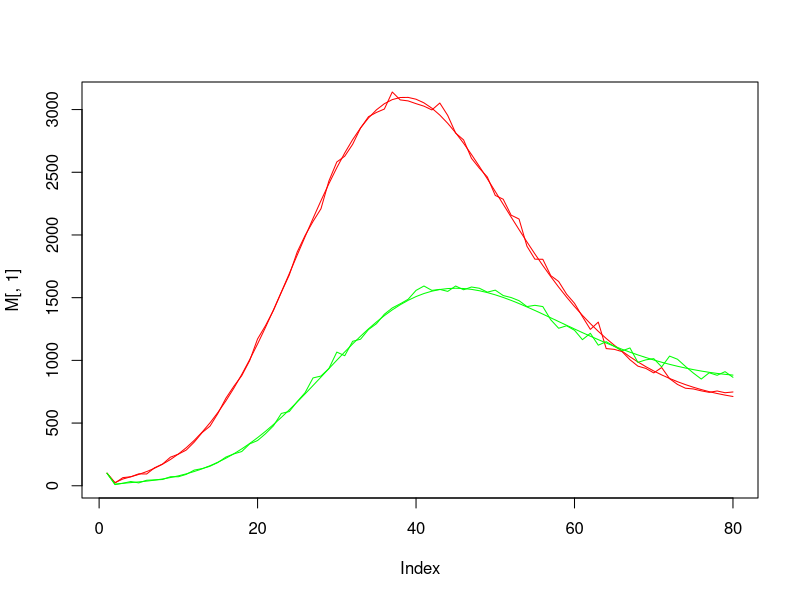
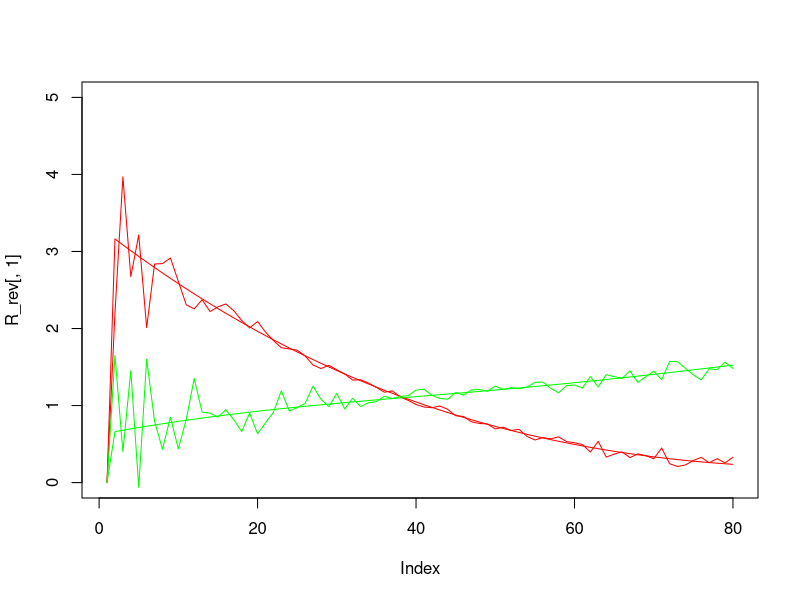

Write R code to recreate these figures, in order.
## code to prepare ALL datasets goes here


si_shape <- 2       ## shape parameter for serial interval assuming gamma distribution
si_rate  <- 0.5     ## rate parameter for serial interval assuming gamma distribution

w <- sapply(1:14, function(x){
  pgamma(x, si_shape, si_rate) - pgamma(x-1, si_shape, si_rate)
})

w <- w/sum(w)

Ra <- function(t) {
  tt = (20*cos(t/500) + (0.8*t - 50)^2 - (0.115 * t)^3)/1000 + 0.8
  tt_out <- ifelse(tt < 0.3, 0.3, tt)
  return(tt_out)
}
Rb <- function(t) {
  tt = (30*cos(t/500) + (0.6*t - 50)^2 - (0.15 * t)^3)/1000 + 0.7
  tt_out <- ifelse(tt < 0.3, 0.3, tt)
  return(tt_out)
}

Ra <- function(t) (20*cos(t/500) + (0.8*t - 50)^2 - (0.115 * t)^3)/1000 + 0.8
Rb <- function(t) (30*sin(t/150) + cos(t/20) - (t/50)^2)/8 - 0.006*t + 0.5

tmax <- 80

Rmatrix = cbind(Ra(1:tmax), Rb(1:tmax))
head(Rmatrix)

M <- matrix(NA, nrow = tmax, ncol = 2)
N <- matrix(NA, nrow = tmax, ncol = 2)
R_rev <- matrix(NA, nrow = tmax, ncol = 2)
R_this <- matrix(NA, nrow = tmax, ncol = 2)

# initialize
t = 1
R_rev[t, ] <- 1e-5
R_this[t, ] <- 1e-5
M[t, ] <- 100
N[t, ] <- 100
J <- 2
S <- length(w)

# P <- matrix(c(0.8, 0.2, 0.1,
#               0.15, 0.6, 0.3,
#               0.05, 0.2, 0.6), 3)

P <- matrix(c(0.8, 0.4,
              0.2, 0.6), 2)

# P <- matrix(c(0.99, 0.01,
#               0.01, 0.99), 2)

P
set.seed(123)

for(t in 2:tmax) {

  # what are the boundaries of tau
  tau_end = min(S, t - 1)

  ## FIRST YOU CAN CALCULATE THE INNER
  # dim(Rmatrix[t, ])
  #inner_vec2 <- as.matrix(rep(Rmatrix[t, ],ta) %*% M[t - 1:tau_end, 1] %*% w[1:tau_end]

  ## need to repeat this
  #J = 1

  RR <- diag(Rmatrix[t, ])
  RR

  ## MM is m(t - 1), ..., m(1)
  ## where rows are regions
  ## and columns are time
  if(t == 2) {
    MM <- as.matrix(M[t - 1:tau_end, ])
  } else {
    MM <- t(as.matrix(M[t - 1:tau_end, ]))
  }
  MM
  WW <-  as.matrix(w[1:tau_end])

  inner_vec <- RR %*% MM %*% WW

  # Rmatrix[t, ]
  # RR <- matrix(rep(Rmatrix[t, ],times = tau_end), ncol = tau_end)
  # RR
  # RR %*% M[t - 1:tau_end, ]
  #
  # inner_vec = vector("numeric", J)
  # inner_vec[1:J] <- 0
  # ##
  # for(jx in 1:J) {
  #
  #   ## FOR EACH jx CALCULATE THE SUM
  #   for(tau in 1:tau_end) {
  #     inner_vec[jx] = inner_vec[jx] + Rmatrix[t, jx] * M[t - tau, jx] * w[tau]
  #   }
  #
  # }
  # inner_vec ## just 1 for each region
  # Rmatrix[t,]## //

  ##x
  # outer_vec = vector("numeric", J)
  # outer_vec[1:J] <- 0
  #
  # # this gets each m_j
  # for(j in 1:J) {
  #
  #   # now loop over all j' within each j
  #   for(jx in 1:J) {
  #
  #     # ****
  #     # the difference is whether you invert jx or j in P
  #     # ****
  #     outer_vec[j] = outer_vec[j] + P[jx, j] * inner_vec[jx]
  #
  #   }
  #
  # }
  outer_vec = t(P) %*% inner_vec

  M[t, ] = outer_vec
  N[t, ] = sapply(outer_vec, function(x) rpois(1, x))

  ## --------------------------------------------------
  ## reverse calc R
  sum_m_w_mat <- matrix(rep(MM %*% WW, times = J), byrow = T, nrow = J)

  # now the a, b, c ... matrix is really just P * rowwise the above
  c_mat <- t(P) * sum_m_w_mat
  c_mat

  R_rev[t, ] <- solve(t(c_mat) %*% c_mat) %*% t(c_mat) %*% M[t, ]

  R_rev[t, ]
  Rmatrix[t, ]
  DIG = 12
  stopifnot(round(R_rev[t, ], DIG) == round(Rmatrix[t, ], DIG))

  ## --------------------------------------------------
  ## calc this R based on N not MM
  if(t == 2) {
    NN <- as.matrix(N[t - 1:tau_end, ])
  } else {
    NN <- t(as.matrix(N[t - 1:tau_end, ]))
  }

  sum_m_w_mat <- matrix(rep(NN %*% WW, times = J), byrow = T, nrow = J)

  # now the a, b, c ... matrix is really just P * rowwise the above
  c_mat <- t(P) * sum_m_w_mat
  c_mat

  R_this[t, ] <- solve(t(c_mat) %*% c_mat) %*% t(c_mat) %*% N[t, ]

}

plot(M[,1], type = 'l', col = 'red')
lines(N[, 1], col = 'red')
lines(M[,2], type = 'l', col = 'green')
lines(N[, 2], col = 'green')

plot(R_rev[,1], type = 'l', col = 'red', ylim = c(0, 5))
lines(R_this[, 1], col = 'red')
lines(R_rev[,2], type = 'l', col = 'green')
lines(R_this[, 2], col = 'green')
R_this[,2]
# ------------------------------------------------------------------------
## NOW EXPORT


## SAMPLE DATES
ref_date = as.Date('2020-01-01')
sample_dates = seq.Date(from = ref_date, to = ref_date + nrow(N) - 1, by = 'day')


##  SAMPLE MULTI SITE
sample_multi_site = data.frame(date = sample_dates, N)
colnames(sample_multi_site)[2:3] <- c('Tatooine', 'Hoth')


## TRANSFER MATRIX
# make daily
P_list <- lapply(1:nrow(N), function(x) P)
transfer_matrix <- do.call(rbind, P_list)
dim(transfer_matrix)
colnames(transfer_matrix) <- c('Tatooine', 'Hoth')
rn = vector("character", nrow(N))
for(i in seq(2, nrow(N) * 2, by = 2)) {
  rn[i-1] = paste0(sample_dates[i/2], ':Tatooine')
  rn[i]   = paste0(sample_dates[i/2], ':Hoth')
}
rownames(transfer_matrix) <- rn[1:nrow(transfer_matrix)]
head(transfer_matrix)
tail(transfer_matrix)


